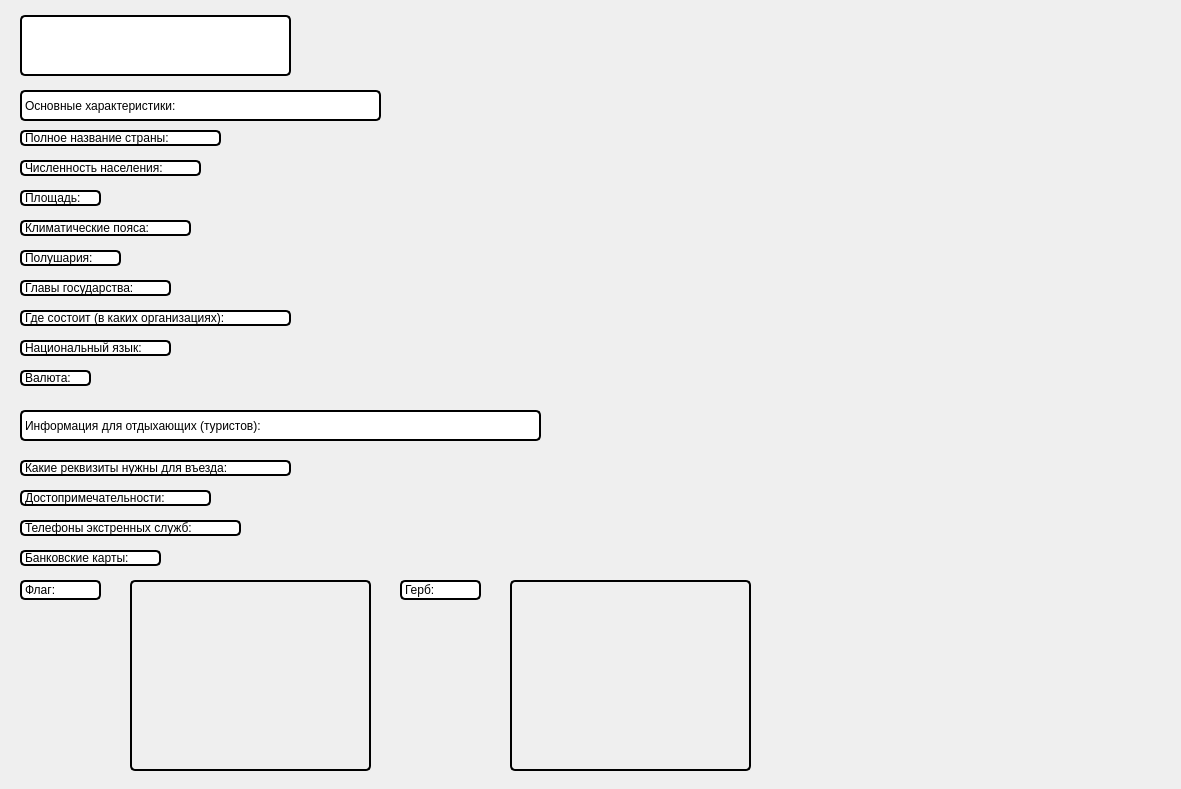
<?xml version="1.0" encoding="UTF-8"?>
<ui version="4.0">
 <class>Form</class>
 <widget class="QWidget" name="Form">
  <property name="geometry">
   <rect>
    <x>0</x>
    <y>0</y>
    <width>1181</width>
    <height>789</height>
   </rect>
  </property>
  <property name="minimumSize">
   <size>
    <width>1181</width>
    <height>789</height>
   </size>
  </property>
  <property name="maximumSize">
   <size>
    <width>1181</width>
    <height>789</height>
   </size>
  </property>
  <property name="windowTitle">
   <string>Form</string>
  </property>
  <widget class="QLabel" name="background">
   <property name="geometry">
    <rect>
     <x>0</x>
     <y>0</y>
     <width>1181</width>
     <height>782</height>
    </rect>
   </property>
   <property name="text">
    <string/>
   </property>
  </widget>
  <widget class="QLabel" name="name_lbl">
   <property name="geometry">
    <rect>
     <x>20</x>
     <y>15</y>
     <width>271</width>
     <height>61</height>
    </rect>
   </property>
   <property name="styleSheet">
    <string notr="true">font: 75 italic 25pt &quot;MS Sans Serif&quot;;
background-color: rgb(255, 255, 255);
border-radius: 5px;
border: 2px solid #000000;</string>
   </property>
   <property name="text">
    <string/>
   </property>
   <property name="alignment">
    <set>Qt::AlignLeading|Qt::AlignLeft|Qt::AlignTop</set>
   </property>
  </widget>
  <widget class="QLabel" name="main1_lbl_2">
   <property name="geometry">
    <rect>
     <x>20</x>
     <y>410</y>
     <width>521</width>
     <height>31</height>
    </rect>
   </property>
   <property name="styleSheet">
    <string notr="true">font: 75 italic 18pt &quot;MS Sans Serif&quot;;
background-color: rgb(255, 255, 255);
border-radius: 5px;
border: 2px solid #000000;</string>
   </property>
   <property name="text">
    <string>Информация для отдыхающих (туристов):</string>
   </property>
   <property name="textFormat">
    <enum>Qt::AutoText</enum>
   </property>
   <property name="alignment">
    <set>Qt::AlignLeading|Qt::AlignLeft|Qt::AlignVCenter</set>
   </property>
  </widget>
  <widget class="QLabel" name="lbl7_7">
   <property name="geometry">
    <rect>
     <x>20</x>
     <y>520</y>
     <width>221</width>
     <height>16</height>
    </rect>
   </property>
   <property name="styleSheet">
    <string notr="true">font: 10pt &quot;MS Reference Sans Serif&quot;;
background-color: rgb(255, 255, 255);
border-radius: 5px;
border: 2px solid #000000;</string>
   </property>
   <property name="text">
    <string>Телефоны экстренных служб:</string>
   </property>
  </widget>
  <widget class="QLabel" name="main1_lbl">
   <property name="geometry">
    <rect>
     <x>20</x>
     <y>90</y>
     <width>361</width>
     <height>31</height>
    </rect>
   </property>
   <property name="styleSheet">
    <string notr="true">font: 75 italic 18pt &quot;MS Sans Serif&quot;;
background-color: rgb(255, 255, 255);
border-radius: 5px;
border: 2px solid #000000;</string>
   </property>
   <property name="text">
    <string>Основные характеристики:</string>
   </property>
   <property name="textFormat">
    <enum>Qt::AutoText</enum>
   </property>
   <property name="alignment">
    <set>Qt::AlignLeading|Qt::AlignLeft|Qt::AlignVCenter</set>
   </property>
  </widget>
  <widget class="QLabel" name="lbl6">
   <property name="geometry">
    <rect>
     <x>20</x>
     <y>280</y>
     <width>151</width>
     <height>16</height>
    </rect>
   </property>
   <property name="styleSheet">
    <string notr="true">font: 10pt &quot;MS Reference Sans Serif&quot;;
background-color: rgb(255, 255, 255);
border-radius: 5px;
border: 2px solid #000000;</string>
   </property>
   <property name="text">
    <string>Главы государства:</string>
   </property>
  </widget>
  <widget class="QLabel" name="lbl_7">
   <property name="geometry">
    <rect>
     <x>20</x>
     <y>310</y>
     <width>271</width>
     <height>16</height>
    </rect>
   </property>
   <property name="styleSheet">
    <string notr="true">font: 10pt &quot;MS Reference Sans Serif&quot;;
background-color: rgb(255, 255, 255);
border-radius: 5px;
border: 2px solid #000000;</string>
   </property>
   <property name="text">
    <string>Где состоит (в каких организациях):</string>
   </property>
  </widget>
  <widget class="QLabel" name="lbl1">
   <property name="geometry">
    <rect>
     <x>20</x>
     <y>130</y>
     <width>201</width>
     <height>16</height>
    </rect>
   </property>
   <property name="styleSheet">
    <string notr="true">font: 10pt &quot;MS Reference Sans Serif&quot;;
background-color: rgb(255, 255, 255);
border-radius: 5px;
border: 2px solid #000000;</string>
   </property>
   <property name="text">
    <string>Полное название страны:</string>
   </property>
  </widget>
  <widget class="QLabel" name="flag_lbl">
   <property name="geometry">
    <rect>
     <x>130</x>
     <y>580</y>
     <width>241</width>
     <height>191</height>
    </rect>
   </property>
   <property name="styleSheet">
    <string notr="true">font: 75 italic 18pt &quot;MS Sans Serif&quot;;
border-radius: 5px;
border: 2px solid #000000</string>
   </property>
   <property name="text">
    <string/>
   </property>
  </widget>
  <widget class="QLabel" name="lbl10">
   <property name="geometry">
    <rect>
     <x>400</x>
     <y>580</y>
     <width>81</width>
     <height>20</height>
    </rect>
   </property>
   <property name="styleSheet">
    <string notr="true">font: 12pt &quot;MS Reference Sans Serif&quot;;
background-color: rgb(255, 255, 255);
border-radius: 5px;
border: 2px solid #000000;</string>
   </property>
   <property name="text">
    <string>Герб: </string>
   </property>
  </widget>
  <widget class="QLabel" name="lbl3">
   <property name="geometry">
    <rect>
     <x>20</x>
     <y>190</y>
     <width>81</width>
     <height>16</height>
    </rect>
   </property>
   <property name="styleSheet">
    <string notr="true">font: 10pt &quot;MS Reference Sans Serif&quot;;
background-color: rgb(255, 255, 255);
border-radius: 5px;
border: 2px solid #000000;</string>
   </property>
   <property name="text">
    <string>Площадь: </string>
   </property>
  </widget>
  <widget class="QLabel" name="lbl7_8">
   <property name="geometry">
    <rect>
     <x>20</x>
     <y>550</y>
     <width>141</width>
     <height>16</height>
    </rect>
   </property>
   <property name="styleSheet">
    <string notr="true">font: 10pt &quot;MS Reference Sans Serif&quot;;
background-color: rgb(255, 255, 255);
border-radius: 5px;
border: 2px solid #000000;</string>
   </property>
   <property name="text">
    <string>Банковские карты:</string>
   </property>
  </widget>
  <widget class="QLabel" name="lbl5">
   <property name="geometry">
    <rect>
     <x>20</x>
     <y>250</y>
     <width>101</width>
     <height>16</height>
    </rect>
   </property>
   <property name="styleSheet">
    <string notr="true">font: 10pt &quot;MS Reference Sans Serif&quot;;
background-color: rgb(255, 255, 255);
border-radius: 5px;
border: 2px solid #000000;</string>
   </property>
   <property name="text">
    <string>Полушария:</string>
   </property>
  </widget>
  <widget class="QLabel" name="lbl11">
   <property name="geometry">
    <rect>
     <x>20</x>
     <y>580</y>
     <width>81</width>
     <height>20</height>
    </rect>
   </property>
   <property name="styleSheet">
    <string notr="true">font: 12pt &quot;MS Reference Sans Serif&quot;;
background-color: rgb(255, 255, 255);
border-radius: 5px;
border: 2px solid #000000;</string>
   </property>
   <property name="text">
    <string>Флаг:</string>
   </property>
  </widget>
  <widget class="QLabel" name="lbl4">
   <property name="geometry">
    <rect>
     <x>20</x>
     <y>220</y>
     <width>171</width>
     <height>16</height>
    </rect>
   </property>
   <property name="styleSheet">
    <string notr="true">font: 10pt &quot;MS Reference Sans Serif&quot;;
background-color: rgb(255, 255, 255);
border-radius: 5px;
border: 2px solid #000000;</string>
   </property>
   <property name="text">
    <string>Климатические пояса:</string>
   </property>
  </widget>
  <widget class="QLabel" name="lbl8">
   <property name="geometry">
    <rect>
     <x>20</x>
     <y>340</y>
     <width>151</width>
     <height>16</height>
    </rect>
   </property>
   <property name="styleSheet">
    <string notr="true">font: 10pt &quot;MS Reference Sans Serif&quot;;
background-color: rgb(255, 255, 255);
border-radius: 5px;
border: 2px solid #000000;</string>
   </property>
   <property name="text">
    <string>Национальный язык:</string>
   </property>
  </widget>
  <widget class="QLabel" name="lbl7_3">
   <property name="geometry">
    <rect>
     <x>20</x>
     <y>490</y>
     <width>191</width>
     <height>16</height>
    </rect>
   </property>
   <property name="styleSheet">
    <string notr="true">font: 10pt &quot;MS Reference Sans Serif&quot;;
background-color: rgb(255, 255, 255);
border-radius: 5px;
border: 2px solid #000000;</string>
   </property>
   <property name="text">
    <string>Достопримечательности:</string>
   </property>
  </widget>
  <widget class="QLabel" name="gerb_lbl">
   <property name="geometry">
    <rect>
     <x>510</x>
     <y>580</y>
     <width>241</width>
     <height>191</height>
    </rect>
   </property>
   <property name="styleSheet">
    <string notr="true">font: 75 italic 18pt &quot;MS Sans Serif&quot;;
border-radius: 5px;
border: 2px solid #000000</string>
   </property>
   <property name="text">
    <string/>
   </property>
  </widget>
  <widget class="QLabel" name="lbl7_2">
   <property name="geometry">
    <rect>
     <x>20</x>
     <y>460</y>
     <width>271</width>
     <height>16</height>
    </rect>
   </property>
   <property name="styleSheet">
    <string notr="true">font: 10pt &quot;MS Reference Sans Serif&quot;;
background-color: rgb(255, 255, 255);
border-radius: 5px;
border: 2px solid #000000;</string>
   </property>
   <property name="text">
    <string>Какие реквизиты нужны для въезда:</string>
   </property>
  </widget>
  <widget class="QLabel" name="lbl2">
   <property name="geometry">
    <rect>
     <x>20</x>
     <y>160</y>
     <width>181</width>
     <height>16</height>
    </rect>
   </property>
   <property name="styleSheet">
    <string notr="true">font: 10pt &quot;MS Reference Sans Serif&quot;;
background-color: rgb(255, 255, 255);
border-radius: 5px;
border: 2px solid #000000;</string>
   </property>
   <property name="text">
    <string>Численность населения:</string>
   </property>
  </widget>
  <widget class="QLabel" name="lbl9">
   <property name="geometry">
    <rect>
     <x>20</x>
     <y>370</y>
     <width>71</width>
     <height>16</height>
    </rect>
   </property>
   <property name="styleSheet">
    <string notr="true">font: 10pt &quot;MS Reference Sans Serif&quot;;
background-color: rgb(255, 255, 255);
border-radius: 5px;
border: 2px solid #000000;</string>
   </property>
   <property name="text">
    <string>Валюта:</string>
   </property>
  </widget>
 </widget>
 <resources/>
 <connections/>
</ui>
